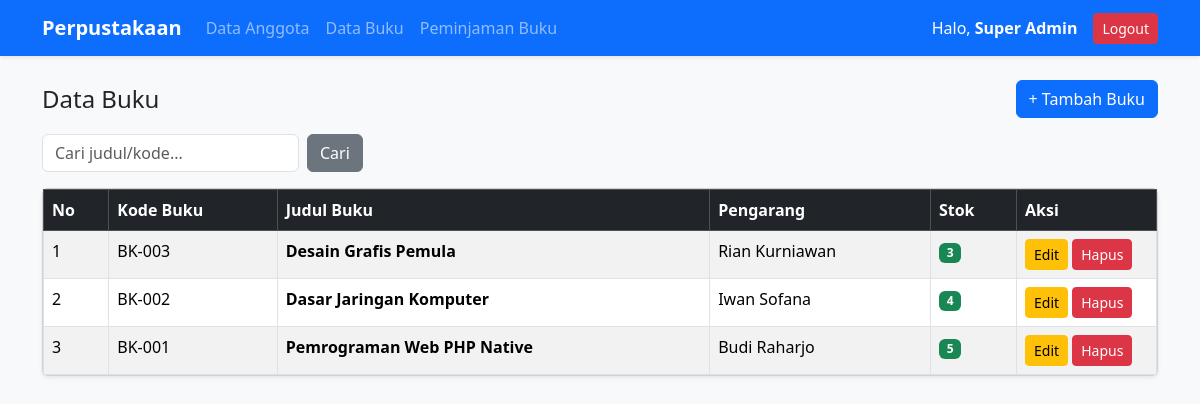
Page /buku.php (signed in) on the committed database.
### tables this page shows
CREATE TABLE IF NOT EXISTS `buku` (
  `id` INT AUTO_INCREMENT PRIMARY KEY,
  `kode_buku` VARCHAR(20) NOT NULL UNIQUE,
  `judul` VARCHAR(255) NOT NULL,
  `pengarang` VARCHAR(100) NOT NULL,
  `stok` INT NOT NULL DEFAULT 0
);

### buku.php (the view, shortened to what this page needs)
<?php
include 'koneksi.php';
include 'navbar.php';
$cari = isset($_GET['cari']) ? $_GET['cari'] : '';
if ($cari != '') {
    $query = mysqli_query($conn, "SELECT * FROM buku WHERE judul LIKE '%$cari%' OR kode_buku LIKE '%$cari%' ORDER BY id DESC");
} else {
    $query = mysqli_query($conn, "SELECT * FROM buku ORDER BY id DESC");
}
?>
<div class="d-flex justify-content-between align-items-center mb-3">
    <h4 class="mb-0">Data Buku</h4>
    <a href="buku_tambah.php" class="btn btn-primary">+ Tambah Buku</a>
</div>
<form method="GET" class="row g-2 mb-3">
    <div class="col-auto">
        <input type="text" name="cari" class="form-control" placeholder="Cari judul/kode..." value="<?= $cari; ?>">
    </div>
    <div class="col-auto">
        <button type="submit" class="btn btn-secondary">Cari</button>
    </div>
</form>
<div class="card shadow-sm">
    <table class="table table-bordered table-striped mb-0">
        <thead class="table-dark">
            <tr>
                <th>No</th>
                <th>Kode Buku</th>
                <th>Judul Buku</th>
                <th>Pengarang</th>
                <th>Stok</th>
                <th width="140">Aksi</th>
            </tr>
        </thead>
        <tbody>
            <?php if (mysqli_num_rows($query) > 0): ?>
                <?php $no = 1; while ($row = mysqli_fetch_assoc($query)): ?>
                    <tr>
                        <td><?= $no++; ?></td>
                        <td><?= $row['kode_buku']; ?></td>
                        <td><b><?= $row['judul']; ?></b></td>
                        <td><?= $row['pengarang']; ?></td>
                        <td><span class="badge bg-success"><?= $row['stok']; ?></span></td>
                        <td>
                            <a href="buku_edit.php?id=<?= $row['id']; ?>" class="btn btn-warning btn-sm">Edit</a>
                            <a href="buku_hapus.php?id=<?= $row['id']; ?>" class="btn btn-danger btn-sm" onclick="return confirm('Hapus buku ini?')">Hapus</a>
                        </td>
                    </tr>
                <?php endwhile; ?>
            <?php else: ?>
                <tr>
                    <td colspan="6" class="text-center py-3">Tidak ada data buku.</td>
                </tr>
            <?php endif; ?>
        </tbody>
    </table>
</div>
</div>
</body>
</html>

### rows in the picture
buku: kode_buku "BK-003", judul "Desain Grafis Pemula", pengarang "Rian Kurniawan", stok "3"
buku: kode_buku "BK-002", judul "Dasar Jaringan Komputer", pengarang "Iwan Sofana", stok "4"
buku: kode_buku "BK-001", judul "Pemrograman Web PHP Native", pengarang "Budi Raharjo", stok "5"

### other values in the picture
$_SESSION['user']['nama'] "Super Admin"
